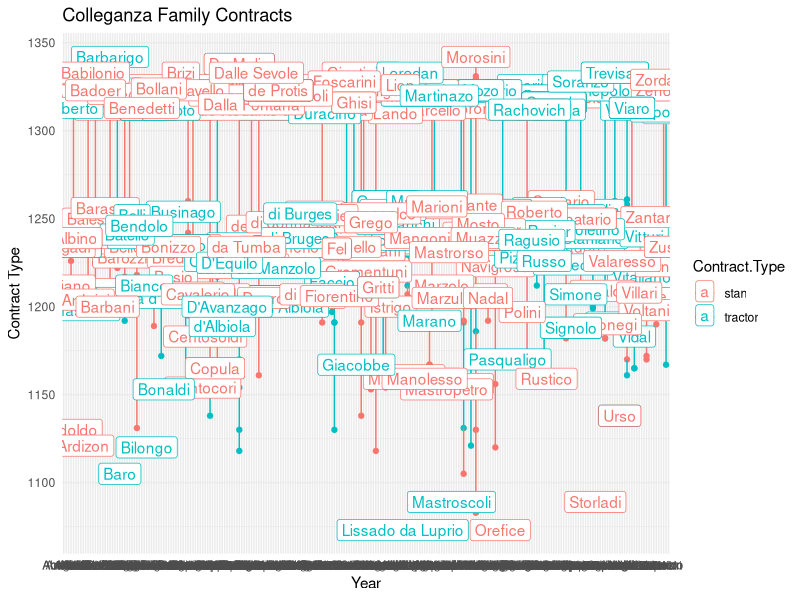

Write R code to recreate this figure.
library(ggplot2)
library(tidyverse)

colleganza.family.contract.types <- read.csv("data-raw/contract-family-year.csv",header=T)

ggplot(colleganza.family.contract.types, aes(x=Family, y=Year, color=Contract.Type, group=Family)) + geom_point() + geom_line() + theme_minimal() + labs(title="Colleganza Family Contracts", x="Year", y="Contract Type") + geom_label( data=filter(colleganza.family.contract.types, .by=Family, Year==max(Year)), aes(label=Family))
